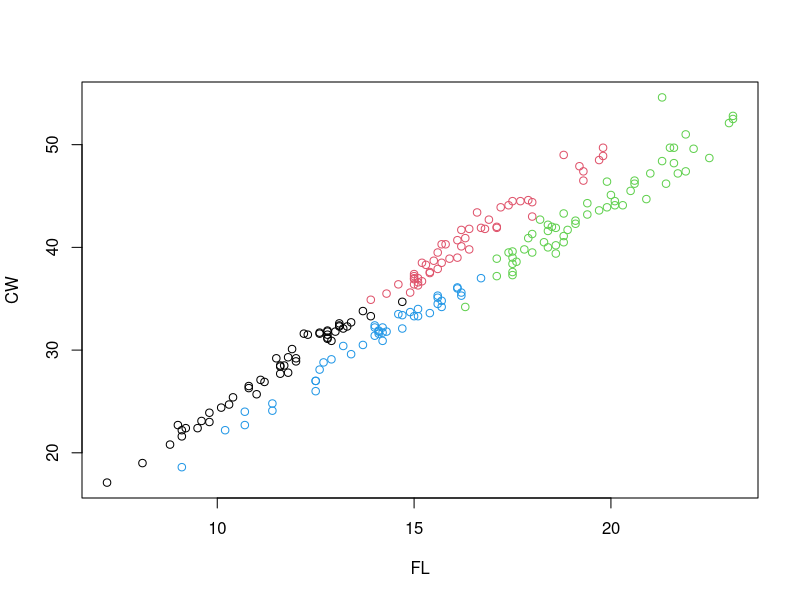

Write the R code that produced this figure.
library(ks)


### Name: kms
### Title: Kernel mean shift clustering
### Aliases: kms summary.kms
### Keywords: cluster

### ** Examples

library(MASS)
data(crabs)
kms.crabs <- kms(x=crabs[,c("FL", "CW")])
plot(kms.crabs$x, col=kms.crabs$label)
summary(kms.crabs)
